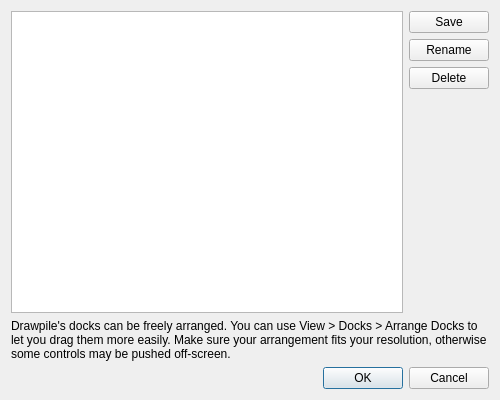
<?xml version="1.0" encoding="UTF-8"?>
<ui version="4.0">
 <class>LayoutsDialog</class>
 <widget class="QDialog" name="LayoutsDialog">
  <property name="geometry">
   <rect>
    <x>0</x>
    <y>0</y>
    <width>500</width>
    <height>400</height>
   </rect>
  </property>
  <property name="windowTitle">
   <string>Layouts</string>
  </property>
  <property name="modal">
   <bool>true</bool>
  </property>
  <layout class="QVBoxLayout" name="layoutsDialogLayout">
   <item>
    <layout class="QHBoxLayout" name="listLayout">
     <item>
      <widget class="QListWidget" name="list"/>
     </item>
     <item>
      <layout class="QVBoxLayout" name="buttonsLayout">
       <item>
        <widget class="QPushButton" name="saveButton">
         <property name="text">
          <string>Save</string>
         </property>
        </widget>
       </item>
       <item>
        <widget class="QPushButton" name="renameButton">
         <property name="text">
          <string>Rename</string>
         </property>
        </widget>
       </item>
       <item>
        <widget class="QPushButton" name="deleteButton">
         <property name="text">
          <string>Delete</string>
         </property>
        </widget>
       </item>
       <item>
        <spacer name="buttonSpacer">
         <property name="orientation">
          <enum>Qt::Vertical</enum>
         </property>
         <property name="sizeHint" stdset="0">
          <size>
           <width>20</width>
           <height>40</height>
          </size>
         </property>
        </spacer>
       </item>
      </layout>
     </item>
    </layout>
   </item>
   <item>
    <widget class="QLabel" name="explanationLabel">
     <property name="text">
      <string>Drawpile's docks can be freely arranged. You can use View &gt; Docks &gt; Arrange Docks to let you drag them more easily. Make sure your arrangement fits your resolution, otherwise some controls may be pushed off-screen.</string>
     </property>
     <property name="wordWrap">
      <bool>true</bool>
     </property>
    </widget>
   </item>
   <item>
    <widget class="QDialogButtonBox" name="dialogButtons">
     <property name="standardButtons">
      <set>QDialogButtonBox::Cancel|QDialogButtonBox::Ok</set>
     </property>
    </widget>
   </item>
  </layout>
 </widget>
 <resources/>
 <connections>
  <connection>
   <sender>dialogButtons</sender>
   <signal>accepted()</signal>
   <receiver>LayoutsDialog</receiver>
   <slot>accept()</slot>
   <hints>
    <hint type="sourcelabel">
     <x>249</x>
     <y>278</y>
    </hint>
    <hint type="destinationlabel">
     <x>249</x>
     <y>149</y>
    </hint>
   </hints>
  </connection>
  <connection>
   <sender>dialogButtons</sender>
   <signal>rejected()</signal>
   <receiver>LayoutsDialog</receiver>
   <slot>reject()</slot>
   <hints>
    <hint type="sourcelabel">
     <x>249</x>
     <y>278</y>
    </hint>
    <hint type="destinationlabel">
     <x>249</x>
     <y>149</y>
    </hint>
   </hints>
  </connection>
 </connections>
</ui>
